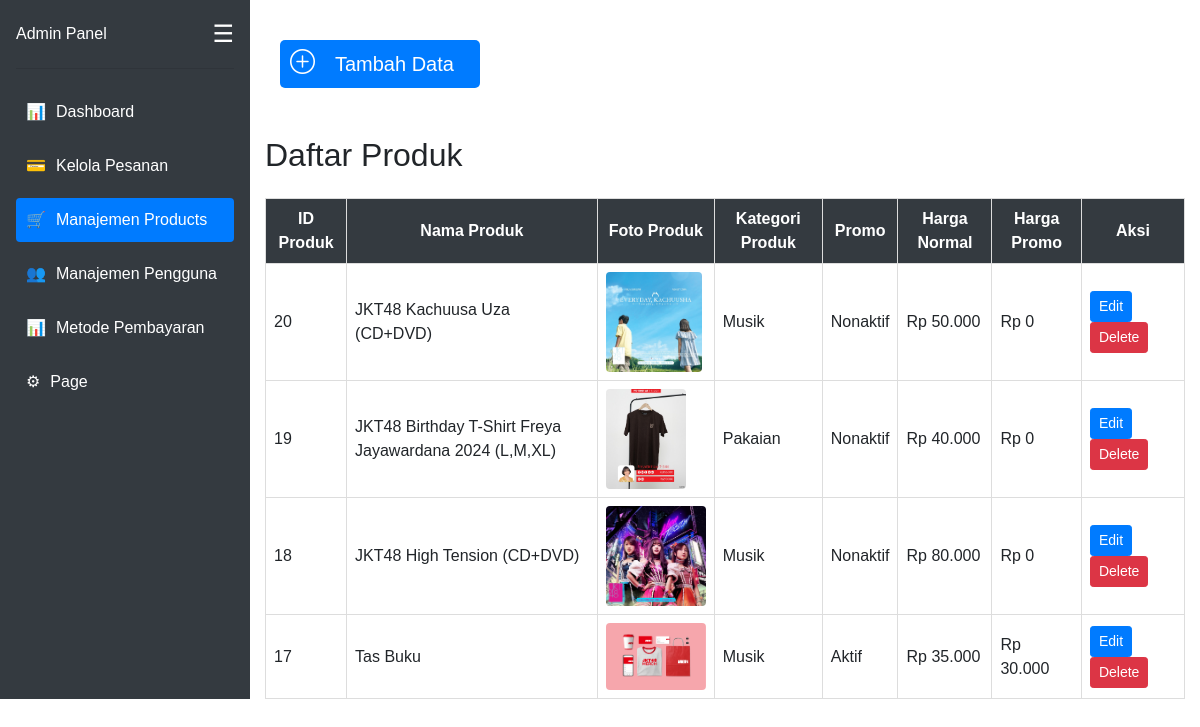
Page /jkt48/manajemenproduk.php (signed in) on the committed database.
### tables this page shows
CREATE TABLE `produk` (
  `id_produk` int(11) NOT NULL,
  `nama_produk` varchar(255) DEFAULT NULL,
  `foto_produk` blob DEFAULT NULL,
  `deskripsi_produk` varchar(3000) DEFAULT NULL,
  `kategori_produk` varchar(30) DEFAULT NULL,
  `promo` varchar(15) DEFAULT NULL,
  `harga_normal` decimal(10,0) DEFAULT NULL,
  `harga_promo` decimal(10,0) DEFAULT NULL
);

### jkt48/manajemenproduk.php (the view, shortened to what this page needs)
<!DOCTYPE html>
<html lang="en">
<head>
    <link href="https://stackpath.bootstrapcdn.com/bootstrap/4.5.2/css/bootstrap.min.css" rel="stylesheet">
    <link rel="stylesheet" href="https://cdn.jsdelivr.net/npm/bootstrap-icons@1.11.3/font/bootstrap-icons.min.css">
</head>
<body>
<div class="d-flex">
    <div class="sidebar flex-shrink-0 p-3 bg-dark" id="sidebar">
        <div class="d-flex align-items-center mb-3 mb-md-0 me-md-auto text-white text-decoration-none">
            <span class="fs-4">Admin Panel</span>
            <span class="hamburger" id="sidebarToggle">&#9776;</span>
        </div>
        <hr>
        <ul class="nav nav-pills flex-column mb-auto">
            <li class="nav-item">
                <a href="index.php" class="nav-link text-white">
                    <span class="icon">&#128202;</span>
                    <span class="text">Dashboard</span>
                </a>
            </li>
            <li>
                <a href="pesanan.php" class="nav-link text-white">
                    <span class="icon">&#128179;</span>
                    <span class="text">Kelola Pesanan</span>
                </a>
            </li>
            <li>
                <a href="manajemenproduk.php" class="nav-link active" aria-current="page">
                    <span class="icon">&#128722;</span>
                    <span class="text">Manajemen Products</span>
                </a>
            </li>
            <li>
                <a href="manajemenpengguna.php" class="nav-link text-white">
                    <span class="icon">&#128101;</span>
                    <span class="text">Manajemen Pengguna</span>
                </a>
            </li>
            <li>
                <a href="metodepembayaran.php" class="nav-link text-white">
                    <span class="icon">&#128202;</span>
                    <span class="text">Metode Pembayaran</span>
                </a>
            </li>
            <li>
                <a href="page.php" class="nav-link text-white">
                    <span class="icon">&#9881;</span>
                    <span class="text">Page</span>
                </a>
            </li>
        </ul>
    </div>
  <main>
  <div class="tambahdata">
  <i class="bi bi-plus-circle"></i>
  <a href="tambahproduk.php" class="btn">Tambah Data</a> </div>
  <div class="container mt-5">
        <h2 class="mb-4">Daftar Produk</h2>
        <div class="table-responsive">
            <table>
                <thead>
                    <tr>
                        <th>ID Produk</th>
                        <th>Nama Produk</th>
                        <th>Foto Produk</th>
                        <th>Kategori Produk</th>
                        <th>Promo</th>
                        <th>Harga Normal</th>
                        <th>Harga Promo</th>
                        <th>Aksi</th>
                    </tr>
                </thead>
                <tbody>
                    <?php
                    include 'koneksi.php';
                    $query = "SELECT * FROM produk ORDER BY id_produk DESC";
                    $result = mysqli_query($conn, $query);
                    if (mysqli_num_rows($result) > 0) {
                        while($row = mysqli_fetch_assoc($result)) {
                            echo "<tr>";
                            echo "<td>" . $row["id_produk"] . "</td>";
                            echo "<td>" . $row["nama_produk"] . "</td>";
                            echo "<td><img src='" . $row["foto_produk"] . "'  alt='Foto Produk' style='max-width: 100px; max-height: 100px; border-radius:4px;' ></td>";
                            echo "<td>" . $row["kategori_produk"] . "</td>";
                            echo "<td>" . $row["promo"] . "</td>";
                            echo "<td>Rp " . number_format($row["harga_normal"], 0, ',', '.') . "</td>";
                            echo "<td>Rp " . number_format($row["harga_promo"], 0, ',', '.') . "</td>";
                            echo "<td>
                            <a href='editproduk.php?id=" . $row["id_produk"] . "' class='btn btn-primary btn-sm btn-edit'>Edit</a>
                            <button class='btn btn-danger btn-sm btn-delete' onclick='confirmDelete(" . $row["id_produk"] . ")'>Delete</button>
                        </td>";
                            echo "</tr>";
                        }
                    } else {
                        echo "<tr><td colspan='8' class='text-center'>0 results</td></tr>";
                    }
                    ?>
                </tbody>
            </table>
        </div>
    </div>
    </div>
</body>
</html>

### jkt48/manajemenproduk.php (style rules this page uses)
body { font-family: 'Halvetica', sans-serif; }
.sidebar { background-color: #343a40; padding-top: 20px; transition: width 0.3s; width: 250px; height: auto; }
.sidebar a { color: white; padding: 10px; text-decoration: none; display: flex; align-items: center; margin: 5px 0; }
.sidebar a .icon { margin-right: 10px; }
.hamburger { font-size: 24px; cursor: pointer; color: white; margin-left: auto; }
table { width: 100%; border-collapse: collapse; }
th, td { padding: 8px; text-align: left; border-bottom: 1px solid #ddd; border: 1px solid #ddd; }
th { background-color: #343a40; color: white; text-align:center; }
.btn-edit, .btn-delete { margin-right: 5px; }
.tambahdata { background-color: #007bff; color: white; width: 200px; padding: 2px 10px; border-radius: 5px; font-size: 25px; margin-top: 40px; margin-left: 30px; transition: background-color 0.3s, transform 0.3s; }
.tambahdata a { font-size:20px; color:white; }

### rows in the picture
produk: id_produk "20", nama_produk "JKT48 Kachuusa Uza (CD+DVD)", foto_produk (picture), kategori_produk "Musik", promo "Nonaktif", harga_normal "50.000", harga_promo "0"
produk: id_produk "19", nama_produk "JKT48 Birthday T-Shirt Freya Jayawardana 2024 (L,M,XL)", foto_produk (picture), kategori_produk "Pakaian", promo "Nonaktif", harga_normal "40.000", harga_promo "0"
produk: id_produk "18", nama_produk "JKT48 High Tension (CD+DVD)", foto_produk (picture), kategori_produk "Musik", promo "Nonaktif", harga_normal "80.000", harga_promo "0"
produk: id_produk "17", nama_produk "Tas Buku", foto_produk (picture), kategori_produk "Musik", promo "Aktif", harga_normal "35.000", harga_promo "30.000"
